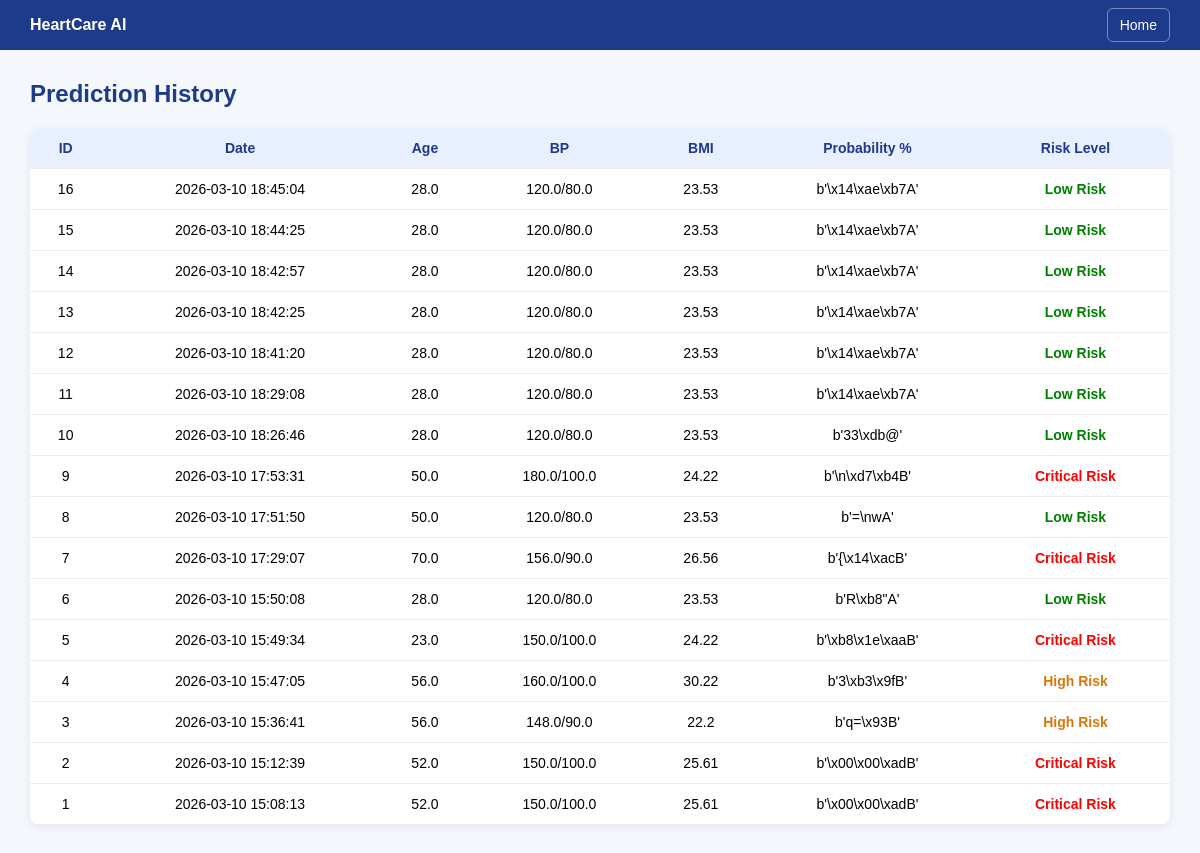
Before: /history with the older database file.
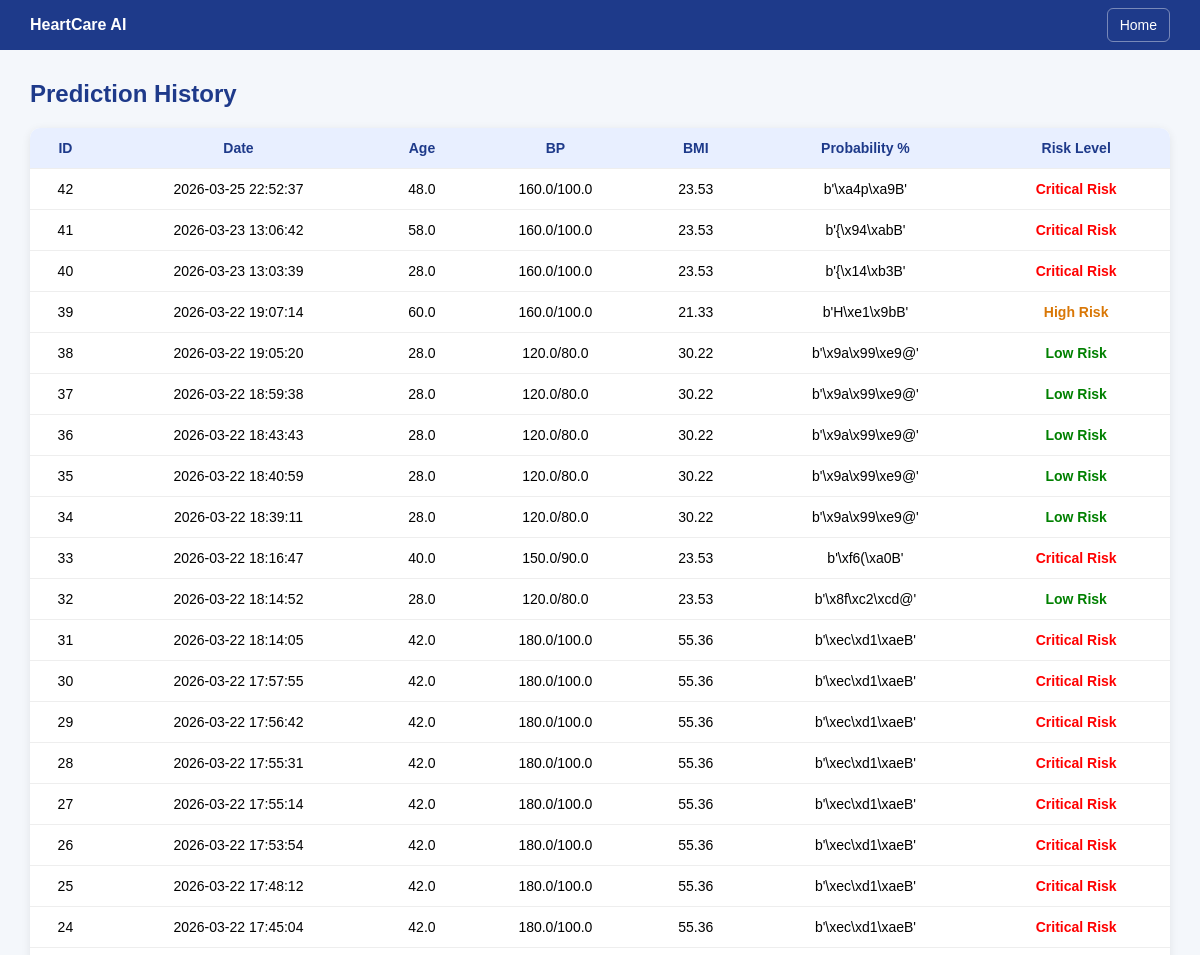
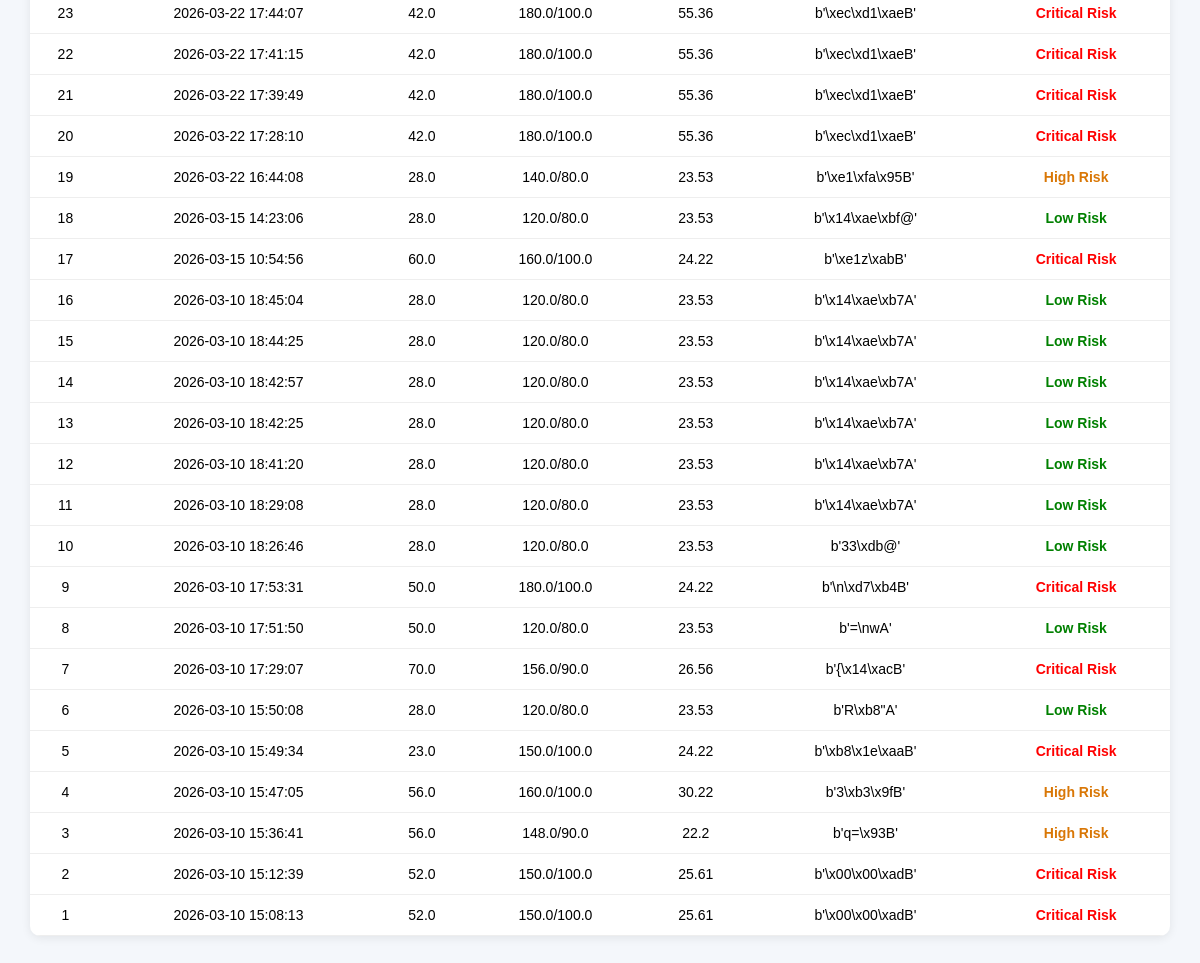
After: the same page with the newer database file (2 pictures, top to bottom).
### tables this page shows
CREATE TABLE predictions (
            id INTEGER PRIMARY KEY AUTOINCREMENT,
            age REAL,
            gender INTEGER,
            height REAL,
            weight REAL,
            ap_hi REAL,
            ap_lo REAL,
            cholesterol INTEGER,
            gluc INTEGER,
            smoke INTEGER,
            alco INTEGER,
            active INTEGER,
            bmi REAL,
            map_value REAL,
            pulse_pressure REAL,
            probability REAL,
            risk_level TEXT,
            advice TEXT,
            created_at TEXT
        );

### app.py (the view)
@app.route("/history")
def history():
    records = get_all_predictions()
    return render_template("history.html", records=records)

### app.py (called while the page is built)
def get_all_predictions():
    conn = sqlite3.connect("heartcare.db")
    conn.row_factory = sqlite3.Row
    cursor = conn.cursor()
    cursor.execute("""
        SELECT * FROM predictions
        ORDER BY id DESC
    """)
    rows = cursor.fetchall()
    conn.close()
    return rows

### templates/history.html (shortened to what this page needs)
<!DOCTYPE html>
<html>
<head>
</head>
<body>
    <div class="navbar">
        <div><strong>HeartCare AI</strong></div>
        <div>
            <a href="/">Home</a>
        </div>
    </div>
    <div class="container">
        <h2>Prediction History</h2>
        {% if records %}
        <table>
            <tr>
                <th>ID</th>
                <th>Date</th>
                <th>Age</th>
                <th>BP</th>
                <th>BMI</th>
                <th>Probability %</th>
                <th>Risk Level</th>
            </tr>
            {% for row in records %}
            <tr>
                <td>{{ row["id"] }}</td>
                <td>{{ row["created_at"] }}</td>
                <td>{{ row["age"] }}</td>
                <td>{{ row["ap_hi"] }}/{{ row["ap_lo"] }}</td>
                <td>{{ row["bmi"] }}</td>
                <td>{{ row["probability"] }}</td>
                <td class="
                    {% if row['risk_level'] == 'Low Risk' %}low
                    {% elif row['risk_level'] == 'Moderate Risk' %}moderate
                    {% elif row['risk_level'] == 'High Risk' %}high
                    {% else %}critical
                    {% endif %}
                ">
                    {{ row["risk_level"] }}
                </td>
            </tr>
            {% endfor %}
        </table>
        {% else %}
        <div class="empty">
            <h3>No prediction history found</h3>
            <p>Make your first prediction from the home page.</p>
        </div>
        {% endif %}
    </div>
</body>
</html>

### templates/history.html (style rules this page uses)
body { font-family: Arial, sans-serif; margin:0; background:#f4f7fb; }
.navbar { background:#1e3a8a; color:#fff; padding:16px 30px; display:flex; justify-content:space-between; align-items:center; }
.navbar a { color:#fff; text-decoration:none; margin-left:15px; font-size:14px; border:1px solid rgba(255,255,255,0.4); padding:8px 12px; border-radius:6px; }
.container { width:95%; margin:30px auto; }
h2 { color:#1e3a8a; margin-bottom:20px; }
table { width:100%; border-collapse:collapse; background:#fff; box-shadow:0 2px 10px rgba(0,0,0,0.08); border-radius:10px; overflow:hidden; }
th, td { padding:12px; text-align:center; border-bottom:1px solid #eee; font-size:14px; }
th { background:#e8efff; color:#1e3a8a; }
.low { color:green;font-weight:bold; }
.high { color:#d97706;font-weight:bold; }
.critical { color:red;font-weight:bold; }

Changed rows visible on the page:
added predictions: id "42", created_at "2026-03-25 22:52:37", age "48.0", ap_hi "160.0", ap_lo "100.0", bmi "23.53", probability "b'\\xa4p\\xa9B'", risk_level "Critical Risk"
added predictions: id "41", created_at "2026-03-23 13:06:42", age "58.0", ap_hi "160.0", ap_lo "100.0", bmi "23.53", probability "b'{\\x94\\xabB'", risk_level "Critical Risk"
added predictions: id "40", created_at "2026-03-23 13:03:39", age "28.0", ap_hi "160.0", ap_lo "100.0", bmi "23.53", probability "b'{\\x14\\xb3B'", risk_level "Critical Risk"
added predictions: id "39", created_at "2026-03-22 19:07:14", age "60.0", ap_hi "160.0", ap_lo "100.0", bmi "21.33", probability "b'H\\xe1\\x9bB'", risk_level "High Risk"
added predictions: id "38", created_at "2026-03-22 19:05:20", age "28.0", ap_hi "120.0", ap_lo "80.0", bmi "30.22", probability "b'\\x9a\\x99\\xe9@'", risk_level "Low Risk"
added predictions: id "37", created_at "2026-03-22 18:59:38", age "28.0", ap_hi "120.0", ap_lo "80.0", bmi "30.22", probability "b'\\x9a\\x99\\xe9@'", risk_level "Low Risk"
added predictions: id "36", created_at "2026-03-22 18:43:43", age "28.0", ap_hi "120.0", ap_lo "80.0", bmi "30.22", probability "b'\\x9a\\x99\\xe9@'", risk_level "Low Risk"
added predictions: id "35", created_at "2026-03-22 18:40:59", age "28.0", ap_hi "120.0", ap_lo "80.0", bmi "30.22", probability "b'\\x9a\\x99\\xe9@'", risk_level "Low Risk"
added predictions: id "34", created_at "2026-03-22 18:39:11", age "28.0", ap_hi "120.0", ap_lo "80.0", bmi "30.22", probability "b'\\x9a\\x99\\xe9@'", risk_level "Low Risk"
added predictions: id "33", created_at "2026-03-22 18:16:47", age "40.0", ap_hi "150.0", ap_lo "90.0", bmi "23.53", probability "b'\\xf6(\\xa0B'", risk_level "Critical Risk"
added predictions: id "32", created_at "2026-03-22 18:14:52", age "28.0", ap_hi "120.0", ap_lo "80.0", bmi "23.53", probability "b'\\x8f\\xc2\\xcd@'", risk_level "Low Risk"
added predictions: id "31", created_at "2026-03-22 18:14:05", age "42.0", ap_hi "180.0", ap_lo "100.0", bmi "55.36", probability "b'\\xec\\xd1\\xaeB'", risk_level "Critical Risk"
added predictions: id "30", created_at "2026-03-22 17:57:55", age "42.0", ap_hi "180.0", ap_lo "100.0", bmi "55.36", probability "b'\\xec\\xd1\\xaeB'", risk_level "Critical Risk"
added predictions: id "29", created_at "2026-03-22 17:56:42", age "42.0", ap_hi "180.0", ap_lo "100.0", bmi "55.36", probability "b'\\xec\\xd1\\xaeB'", risk_level "Critical Risk"
added predictions: id "28", created_at "2026-03-22 17:55:31", age "42.0", ap_hi "180.0", ap_lo "100.0", bmi "55.36", probability "b'\\xec\\xd1\\xaeB'", risk_level "Critical Risk"
added predictions: id "27", created_at "2026-03-22 17:55:14", age "42.0", ap_hi "180.0", ap_lo "100.0", bmi "55.36", probability "b'\\xec\\xd1\\xaeB'", risk_level "Critical Risk"
added predictions: id "26", created_at "2026-03-22 17:53:54", age "42.0", ap_hi "180.0", ap_lo "100.0", bmi "55.36", probability "b'\\xec\\xd1\\xaeB'", risk_level "Critical Risk"
added predictions: id "25", created_at "2026-03-22 17:48:12", age "42.0", ap_hi "180.0", ap_lo "100.0", bmi "55.36", probability "b'\\xec\\xd1\\xaeB'", risk_level "Critical Risk"
added predictions: id "24", created_at "2026-03-22 17:45:04", age "42.0", ap_hi "180.0", ap_lo "100.0", bmi "55.36", probability "b'\\xec\\xd1\\xaeB'", risk_level "Critical Risk"
added predictions: id "23", created_at "2026-03-22 17:44:07", age "42.0", ap_hi "180.0", ap_lo "100.0", bmi "55.36", probability "b'\\xec\\xd1\\xaeB'", risk_level "Critical Risk"
added predictions: id "22", created_at "2026-03-22 17:41:15", age "42.0", ap_hi "180.0", ap_lo "100.0", bmi "55.36", probability "b'\\xec\\xd1\\xaeB'", risk_level "Critical Risk"
added predictions: id "21", created_at "2026-03-22 17:39:49", age "42.0", ap_hi "180.0", ap_lo "100.0", bmi "55.36", probability "b'\\xec\\xd1\\xaeB'", risk_level "Critical Risk"
added predictions: id "20", created_at "2026-03-22 17:28:10", age "42.0", ap_hi "180.0", ap_lo "100.0", bmi "55.36", probability "b'\\xec\\xd1\\xaeB'", risk_level "Critical Risk"
added predictions: id "19", created_at "2026-03-22 16:44:08", age "28.0", ap_hi "140.0", ap_lo "80.0", bmi "23.53", probability "b'\\xe1\\xfa\\x95B'", risk_level "High Risk"
added predictions: id "18", created_at "2026-03-15 14:23:06", age "28.0", ap_hi "120.0", ap_lo "80.0", bmi "23.53", probability "b'\\x14\\xae\\xbf@'", risk_level "Low Risk"
added predictions: id "17", created_at "2026-03-15 10:54:56", age "60.0", ap_hi "160.0", ap_lo "100.0", bmi "24.22", probability "b'\\xe1z\\xabB'", risk_level "Critical Risk"
